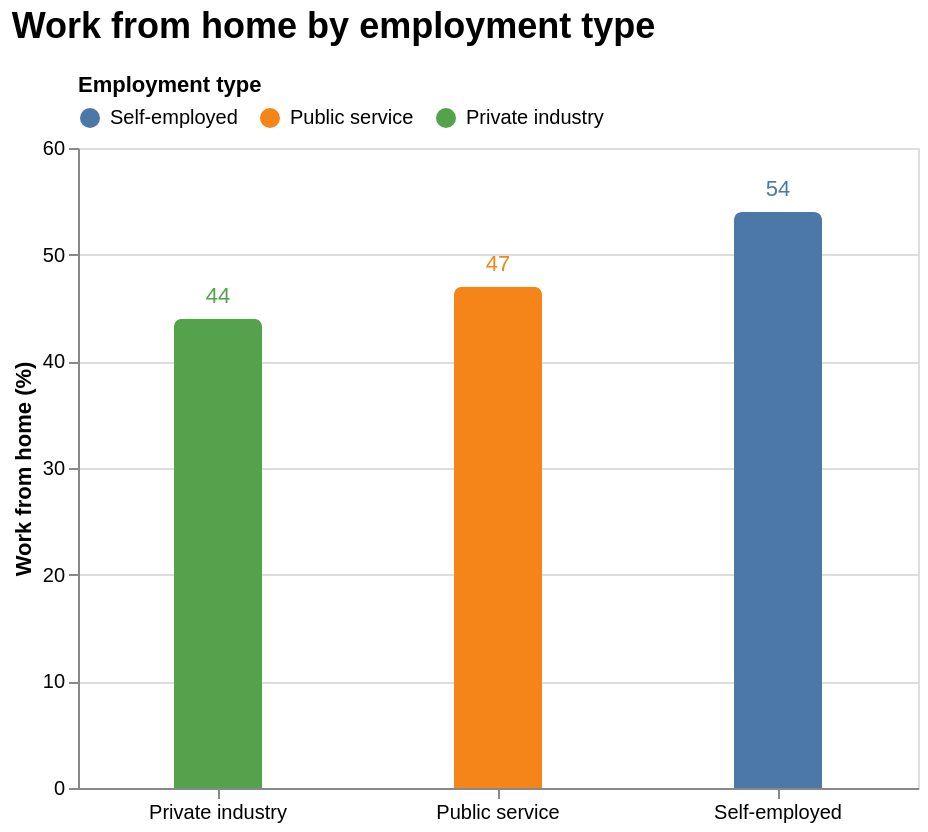

Vega-Lite specification stored for this chart:
### Vega-Lite specification from a JSON file in a GitHub repository (floating-point values rounded to 4 significant figures)
{"$schema": "https://vega.github.io/schema/vega-lite/v5.json", "title": {"text": "Work from home by employment type", "fontSize": 18, "anchor": "start", "dy": -10}, "width": 420, "height": 320, "data": {"values": [{"employment_type": "Self-employed", "percent": 54}, {"employment_type": "Public service", "percent": 47}, {"employment_type": "Private industry", "percent": 44}]}, "encoding": {"x": {"field": "employment_type", "type": "nominal", "sort": {"field": "percent", "order": "descending"}, "title": null, "axis": {"labelAngle": 0}}, "y": {"field": "percent", "type": "quantitative", "title": "Work from home (%)", "scale": {"domain": [0, 60]}}, "color": {"field": "employment_type", "type": "nominal", "title": "Employment type", "scale": {"domain": ["Self-employed", "Public service", "Private industry"], "range": ["#4c78a8", "#f58518", "#54a24b"]}, "legend": {"orient": "top", "direction": "horizontal", "titleFontSize": 11, "labelFontSize": 10, "offset": 10}}}, "layer": [{"mark": {"type": "bar", "width": 44, "cornerRadiusTopLeft": 4, "cornerRadiusTopRight": 4}}, {"mark": {"type": "text", "dy": -6, "align": "center", "baseline": "bottom", "fontSize": 11, "color": "#1f2937"}, "encoding": {"text": {"field": "percent", "type": "quantitative", "format": ".0f"}, "y": {"field": "percent", "type": "quantitative"}}}], "config": {"axis": {"labelFontSize": 10, "titleFontSize": 11}, "legend": {"disable": true}}}
